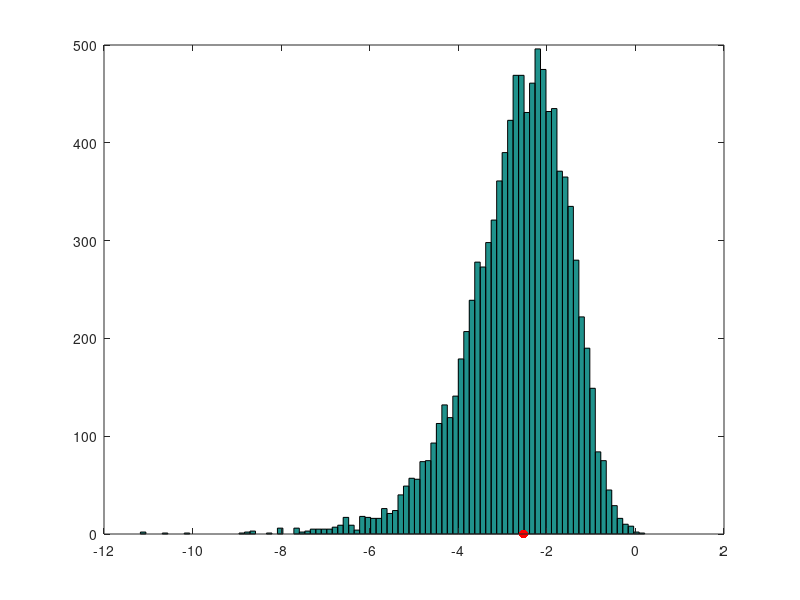

MATLAB code for this plot:
% this script computes the non-parametric kernel estimator of the quantile (value at risk)
% the sample quantile represents the specific case where the bandwidth bw -> 0
% see "Risk and Asset Allocation"- Springer (2005), by A. Meucci

clc; close all; clear;
%%%%%%%%%%%%%%%%%%%%%%%%%%%%%%%%%%%%%%%%%%%%%%%%%%%%%%%%%%%%%%%%%%%%%%%%%%%%%%%%%%%%%%%%%%%%%%%%%%%%%%%%%%%%%%%%%%%
% define quantile level
c=.01;

% generate t-distributed time series (could be anything)
T=100;
mu=3;
sigma=2;
nu=10;

% define kernel for quantile estimation
th=ceil(c*T); % percentile index
bw=T/100; % bandwidth
sm=normpdf([1:T]',th,bw); % smoother
sm=sm/sum(sm); % normalize smoother

% evaulate kernel estimator of quantile
NumSimul=10000;
Q_sim=zeros(NumSimul,1);
for j=1:NumSimul
    X = mu + sigma*trnd(nu,T,1);
    Sort_X=sort(X);
    Q_sim(j)=Sort_X'*sm;
end

Q_an=mu+sigma*tinv(c,nu);
Bias=abs(mean(Q_sim)-Q_an)
Ineff=std(Q_sim)
Err=sqrt(Bias^2+Ineff^2)

%%%%%%%%%%%%%%%%%%%%%%%%%%%%%%%%%%%%%%%%%%%%%%%%%%%%%%%%%%%%%%%%%%%%%%%%%%%%%%%%%%%%%%%%%%%%%%%%%%%%%%%%%%%%%%%%%%%
% plots
NumBins=round(10*log(NumSimul));
hist(Q_sim,NumBins)
hold on
h=plot(Q_an,0,'.');
set(h,'markersize',20,'color','r')